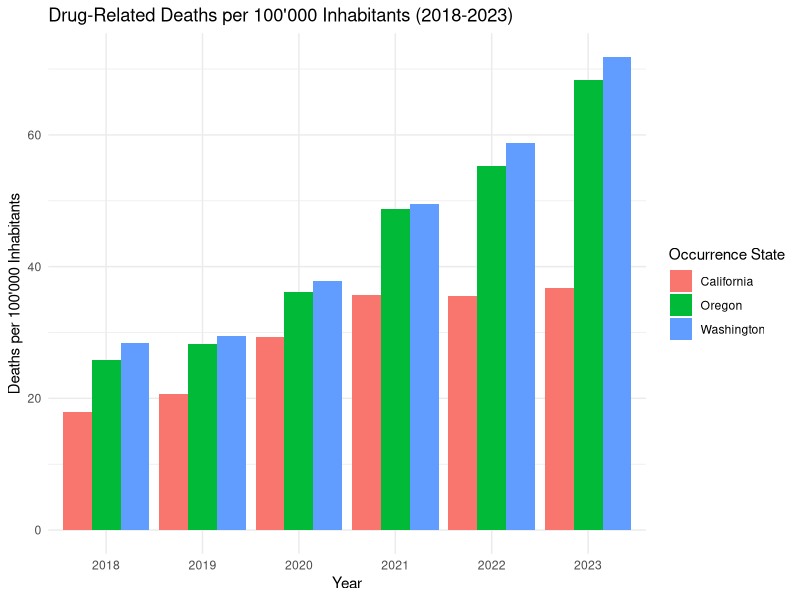
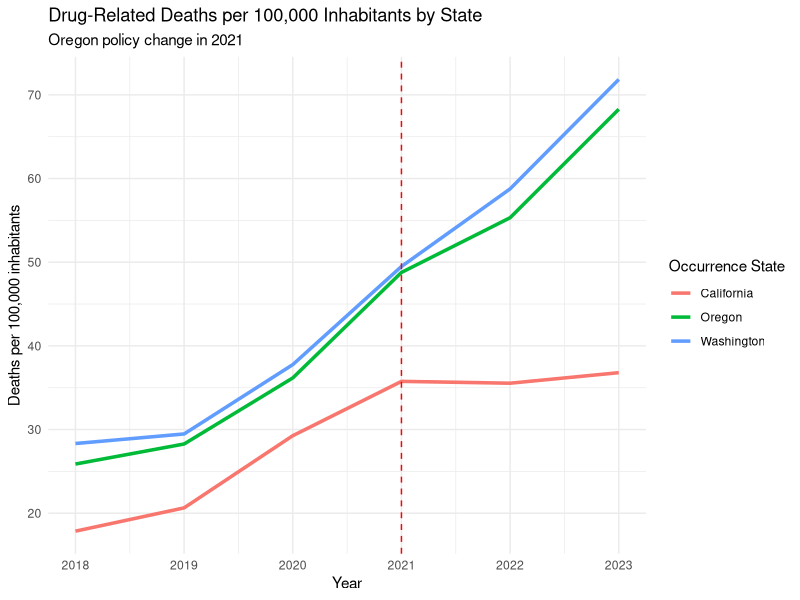
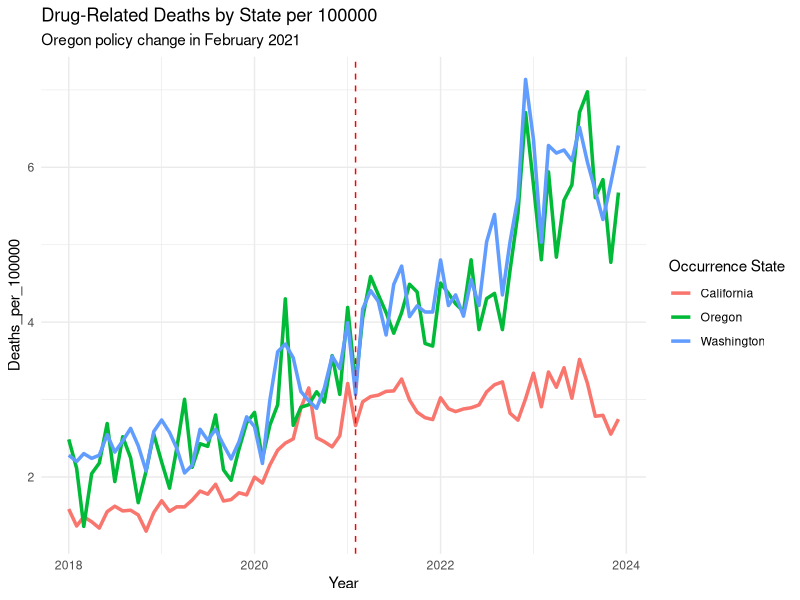
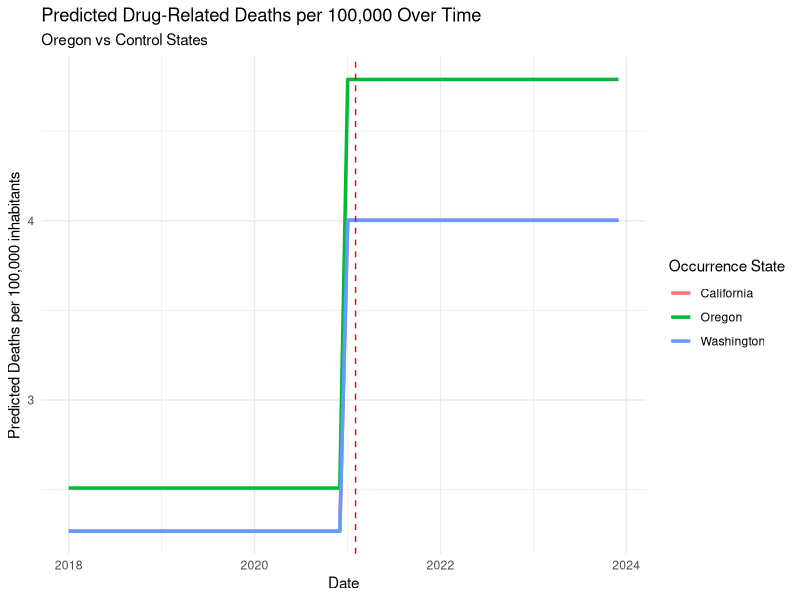
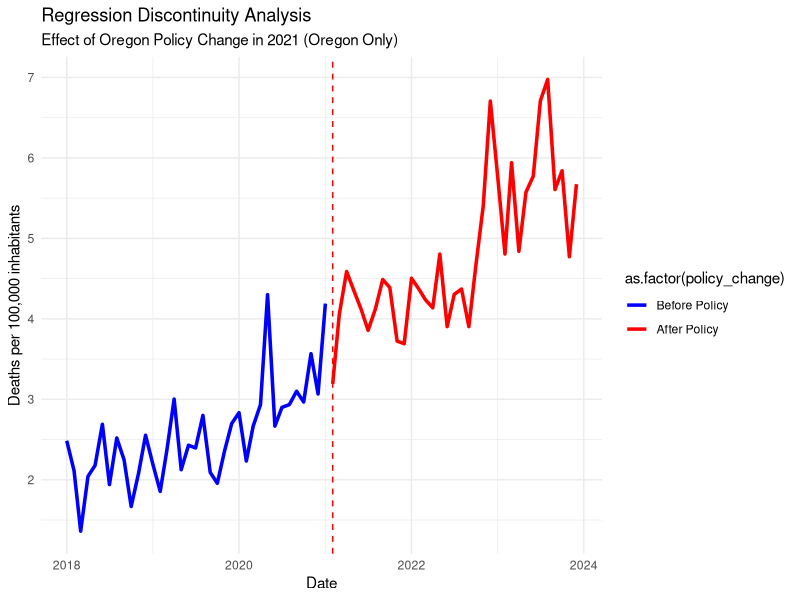
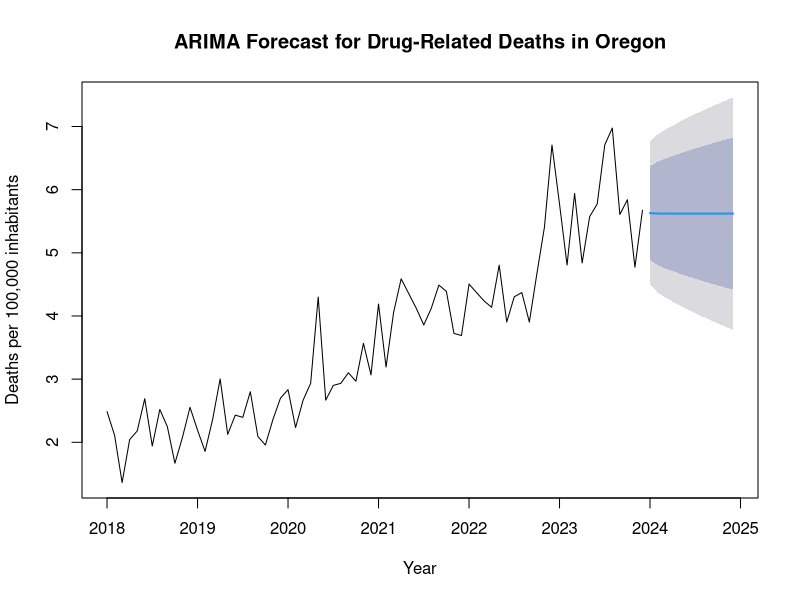
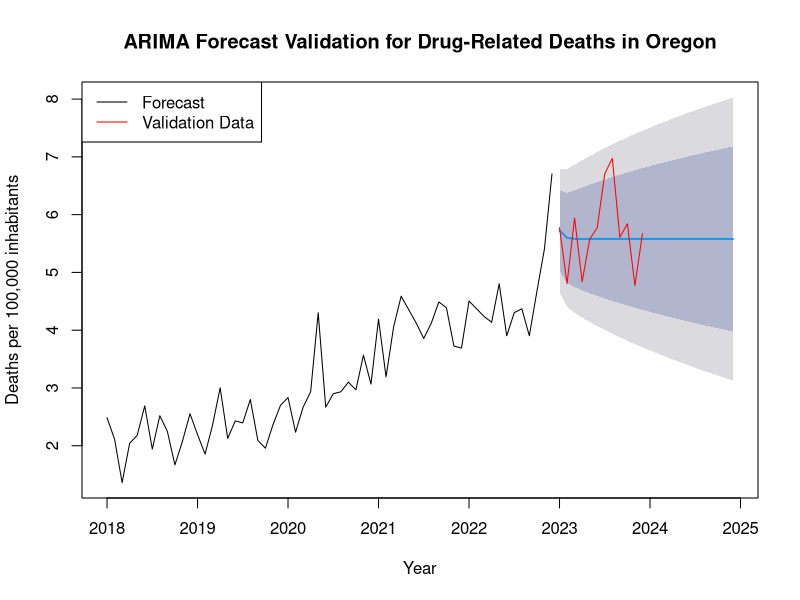
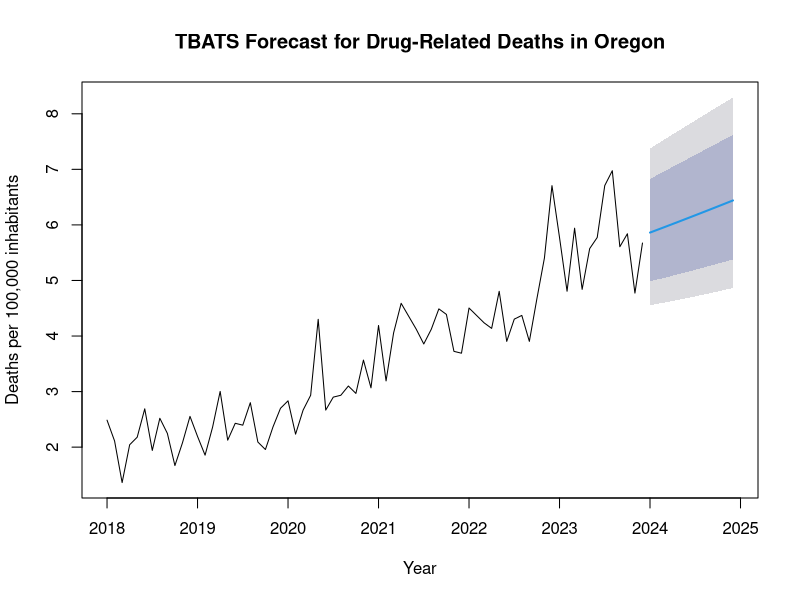

Recreate these plots in R, in order.
## ---- chunk 1
knitr::opts_chunk$set(echo = TRUE)
## ---- chunk 2
library(readxl)
library(dplyr)
library(zoo)
library(lubridate)
library(ggplot2)
library(tidyr)
library(lmtest)
library(sandwich)

#globally exclude code chunks from the output
knitr::opts_chunk$set(echo = FALSE)

#setting directory
#setwd(dirname(rstudioapi::getSourceEditorContext()$path))
getwd()
## ---- chunk 3
# load the relevant part of the Data set, exclude notes starting from row 4374
Data <- read_excel("data/Drug_related_Deaths_2018-2024.xlsx", n_max = 4374)


# Overview for the Data
head(Data, 10)
str(Data)

## ---- chunk 4
# Read population data from Excel file for each region

# Load the population data from the first range (D244:M244)
population_oregon_1 <- read_excel("data/Ca_Or_Wa Population 2010-23.xlsx", 
                                  sheet = "Oregon", 
                                  range = "D244:M244", 
                                  col_names = FALSE)  # Disable header reading

# Load the population data from the second range (Q244:T244)
population_oregon_2 <- read_excel("data/Ca_Or_Wa Population 2010-23.xlsx", 
                                  sheet = "Oregon", 
                                  range = "Q244:T244", 
                                  col_names = FALSE)  # Disable header reading

# Combine the two data frames (horizontally) into one row
population_oregon <- cbind(population_oregon_1, population_oregon_2)

# Manually set the column names (years 2010 to 2023)
colnames(population_oregon) <- 2010:2023



# Load the population data from the first range in California
population_california_1 <- read_excel("data/Ca_Or_Wa Population 2010-23.xlsx", 
                                  sheet = "California", 
                                  range = "D487:M487", 
                                  col_names = FALSE)  # Disable header reading

# Load the population data from the second range (Q487:T487)
population_california_2 <- read_excel("data/Ca_Or_Wa Population 2010-23.xlsx", 
                                  sheet = "California", 
                                  range = "Q487:T487", 
                                  col_names = FALSE)  # Disable header reading

# Combine the two data frames (horizontally) into one row
population_california <- cbind(population_california_1, population_california_2)

# Manually set the column names (years 2010 to 2023)
colnames(population_california) <- 2010:2023



# Load the population data from the first range in Washington
population_washington_1 <- read_excel("data/Ca_Or_Wa Population 2010-23.xlsx", 
                                  sheet = "Washington", 
                                  range = "D286:M286", 
                                  col_names = FALSE)  # Disable header reading

# Load the population data from the second range 
population_washington_2 <- read_excel("data/Ca_Or_Wa Population 2010-23.xlsx", 
                                  sheet = "Washington", 
                                  range = "Q286:T286", 
                                  col_names = FALSE)  # Disable header reading

# Combine the two data frames (horizontally) into one row
population_washington <- cbind(population_washington_1, population_washington_2)

# Manually set the column names (years 2010 to 2023)
colnames(population_washington) <- 2010:2023


# Combine population data into a single data frame with an added column for state
population_data <- bind_rows(
  population_oregon %>% mutate(State = "Oregon"),
  population_washington %>% mutate(State = "Washington"),
  population_california %>% mutate(State = "California")
)


# Remove the temporary variables from the environment
rm(population_oregon_1, population_oregon_2, population_washington_1, 
   population_washington_2, population_california_1, population_california_2,
   population_oregon, population_washington, population_california)

# Convert wide format to long format
population_data <- population_data %>%
  pivot_longer(cols = -State,    # All columns except 'State'
               names_to = "year",   # The new column for years
               values_to = "population_count")  # The new column for population counts

#Convert year column to numeric
population_data$year <- as.numeric(population_data$year)  

## ---- chunk 5

# look into Notes
unique(Data$Notes)

# only NA's so we delete this column
Data <- Data %>% select(-Notes)

# look into Dates
unique(Data$Month)

# Delete Row Sep., 2024 since the data is not complete
Data <- Data[Data$Month != "Sep., 2024 (provisional and partial)", ]

# Create column Provisional (TRUE/FALSE) based on the col Month '(provisional)'
Data$Provisional <- grepl("\\(provisional\\)", Data$Month)

# Delete " (provisional)" from the Date
####Data$Month <- gsub(" \\(provisional\\)", "", Data$Month)

# Convert into Date Variable
####Data$Month <- as.yearmon(Data$Month, format = "%b., %Y")
Data <- Data %>%
  #mutate(`Month` = as.yearmon(`Month Code`, format = "%Y/%m"))
    mutate(`Month` = ym(`Month Code`))


#### look into Deaths
#### Data$Deaths

# count of "Suppressed"
sum(Data$Deaths == "Suppressed")

# Some of the numbers are "Suppressed" this means that there are between 1 and 9 cases
# To use Deaths as a number we can leave them as NA's or substitute by a random number between 1 and 9

# Set seed for reproducibility if needed
set.seed(23)  

# Replace "Suppressed" in the Death column with a random number between 1 and 9
Data$Deaths <- ifelse(Data$Deaths == "Suppressed", sample(1:9, sum(Data$Deaths == "Suppressed"), replace = TRUE), Data$Deaths)
Data$Deaths <- as.numeric(Data$Deaths)

summary(Data)
sum(Data$Deaths == "Suppressed")
# Delete all columns that end on Code, they are duplicates of the other columns
Data <- Data[, !grepl("Code$", names(Data))]

# Filters the data to only include drug-induced deaths (removes alcohol-induced deaths)
Data <- Data %>% filter(`UCD - Drug/Alcohol Induced` == "Drug-induced causes")

glimpse(Data)
## ---- chunk 6

# Filter the data for each complete years 2018 to 2023 and make sure to use only durg induced cases
Data_18_23 <- Data %>%
  filter(`Month` >= ym("2018-01") & `Month` <= ym("2023-12"))

# Group the data by occurrence state and year, then sum deaths per year
Data_18_23 <- Data_18_23 %>%
  group_by(`Occurrence State`, year = year(`Month`)) %>%
  summarise(Deaths = sum(Deaths))

# Merge the death data with population data by state and year
Data_with_population <- Data_18_23 %>%
  left_join(population_data, by = c("Occurrence State" = "State", "year" = "year"))

# Calculate deaths per 100,000 inhabitants for each year
Data_with_population <- Data_with_population %>%
  mutate(Deaths_per_100000 = (Deaths / population_count) * 100000)


# Plot the number of deaths per 10,000 inhabitants for each year and state
ggplot(Data_with_population, aes(x = factor(year), y = Deaths_per_100000, fill = `Occurrence State`)) +
  geom_bar(stat = "identity", position = "dodge") +
  labs(title = "Drug-Related Deaths per 100'000 Inhabitants (2018-2023)",
       x = "Year",
       y = "Deaths per 100'000 Inhabitants") +
  theme_minimal()


# Plot the trends over time for each state per year
ggplot(Data_with_population, aes(x = year, y = Deaths_per_100000, color = `Occurrence State`)) +
  geom_line(linewidth = 1.2) +
  geom_vline(xintercept = 2021, linetype = "dashed", color = "red") +  # Mark the policy change
  labs(title = "Drug-Related Deaths per 100,000 Inhabitants by State",
       subtitle = "Oregon policy change in 2021",
       x = "Year", y = "Deaths per 100,000 inhabitants") +
  theme_minimal()
## ---- chunk 7

# Filter the data for each complete month in 2018 to 2023 
Data_monthly <- Data %>%
  filter(`Month` >= ym("2018-01") & `Month` <= ym("2023-12"))

# Group the data by occurrence state and month, then sum deaths per month
Data_monthly <- Data_monthly %>%
  group_by(`Occurrence State`, year = year(`Month`), month = month(`Month`)) %>%
  summarise(Deaths = sum(Deaths))


# Merge the death data with population data by state and year
Data_monthly <- Data_monthly %>%
  left_join(population_data, by = c("Occurrence State" = "State", "year" = "year"))

# Calculate deaths per 100,000 inhabitants for each year
Data_monthly <- Data_monthly  %>%
  mutate(Deaths_per_100000 = (Deaths / population_count) * 100000)


# Create 'treatment' and 'post_policy' variables
Data_monthly <- Data_monthly %>%
  mutate(
    treatment = ifelse(`Occurrence State` == "Oregon", 1, 0),  # 1 for Oregon, 0 for California/Washington
    post_policy = ifelse(year >= 2021, 1, 0),  # 1 for years 2021 and later
    interaction = treatment * post_policy  # Interaction term for DiD
  )

# Create a new date column by combining year and month
Data_monthly <- Data_monthly %>%
  mutate(date = ym(paste(year, month, sep = "-")))  # Combine year and month into a date


# Difference-in-Differences (DiD) regression model with Deaths_per_100000

did_model <- lm(Deaths_per_100000 ~ treatment + post_policy + interaction, data = Data_monthly)
summary(did_model)

# Robust standard errors to handle heteroscedasticity
coeftest(did_model, vcov = vcovHC(did_model, type = "HC1"))

## ---- chunk 8

# Plot the trends over time for each state
ggplot(Data_monthly, aes(x = date, y = Deaths_per_100000, color = `Occurrence State`)) +
  geom_line(linewidth = 1.2) +
  geom_vline(xintercept = as.Date("2021-02-01"), linetype = "dashed", color = "red") +  # Mark the policy change
  labs(title = "Drug-Related Deaths by State per 100000",
       subtitle = "Oregon policy change in February 2021",
       x = "Year", y = "Deaths_per_100000") +
  theme_minimal()


# Generate predicted values based on the model
Data_monthly$predicted <- predict(did_model, newdata = Data_monthly)

# Visualize the predicted trends
ggplot(Data_monthly, aes(x = date, y = predicted, color = `Occurrence State`)) +
  geom_line(linewidth = 1.2) +
  geom_vline(xintercept = as.Date("2021-02-01"), linetype = "dashed", color = "red") +  # Mark the policy change
  labs(title = "Predicted Drug-Related Deaths per 100,000 Over Time",
       subtitle = "Oregon vs Control States",
       x = "Date", y = "Predicted Deaths per 100,000 inhabitants") +
  theme_minimal()
## ---- chunk 9
# Regression Discontinuity Analysis: To further validate the DiD results

# Filter the data for the entire period from 2018 to 2023
Data_RD <- Data_monthly %>%
  filter(date >= as.Date("2018-01-01") & date <= as.Date("2023-12-01") & `Occurrence State` == "Oregon")

# Create a binary variable for the policy change
Data_RD <- Data_RD %>%
  mutate(policy_change = ifelse(date >= as.Date("2021-02-01"), 1, 0))

# Fit a regression model to estimate the effect of the policy change
rd_model <- lm(Deaths_per_100000 ~ policy_change, data = Data_RD)
summary(rd_model)

# Robust standard errors to handle heteroscedasticity
coeftest(rd_model, vcov = vcovHC(rd_model, type = "HC1"))

# Plot the regression discontinuity analysis
ggplot(Data_RD, aes(x = date, y = Deaths_per_100000, color = as.factor(policy_change))) +
  geom_line(linewidth = 1.2) +
  geom_vline(xintercept = as.Date("2021-02-01"), linetype = "dashed", color = "red") +  # Mark the policy change
  # Legend
  scale_color_manual(values = c("0" = "blue", "1" = "red"), labels = c("Before Policy", "After Policy")) +
  labs(title = "Regression Discontinuity Analysis",
       subtitle = "Effect of Oregon Policy Change in 2021 (Oregon Only)",
       x = "Date", y = "Deaths per 100,000 inhabitants") +
  theme_minimal()

## ---- chunk 10
# Make a Difference-in-Differences model for the years 2018-2020 as a placebo test
Data_placebo <- Data_monthly %>%
  filter(date >= as.Date("2018-01-01") & date <= as.Date("2020-12-01"))

# Create 'treatment' and 'post_policy' variables for the placebo test
Data_placebo <- Data_placebo %>%
  mutate(
    treatment = ifelse(`Occurrence State` == "Oregon", 1, 0),  # 1 for Oregon, 0 for California/Washington
    post_policy = ifelse(year >= 2019, 1, 0),  # 1 for years 2019 and later
    interaction = treatment * post_policy  # Interaction term for DiD
  )

# Difference-in-Differences (DiD) model for the placebo test
did_model_placebo <- lm(Deaths_per_100000 ~ treatment + post_policy + interaction, data = Data_placebo)
summary(did_model_placebo)

# Robust standard errors for the placebo test
coeftest(did_model_placebo, vcov = vcovHC(did_model_placebo, type = "HC1"))
## ---- chunk 11
# Time-Series Forecasting: ARIMA Model
if (!require(forecast)) {
  install.packages("forecast")
  library(forecast)
}
# Extract the time series data for Oregon
Data_oregon <- Data_monthly %>%
  filter(`Occurrence State` == "Oregon") %>%
  select(date, Deaths_per_100000)

# Create a time series object
oregon_ts <- ts(Data_oregon$Deaths_per_100000, start = c(2018, 1), frequency = 12)

# Fit an ARIMA model to the time series data
arima_model <- arima(oregon_ts, order = c(1, 1, 1))

# Generate forecasts for the next 12 months
forecast_values <- forecast(arima_model, h = 12)

# Plot the observed data and forecasted values
plot(forecast_values, main = "ARIMA Forecast for Drug-Related Deaths in Oregon",
     xlab = "Year", ylab = "Deaths per 100,000 inhabitants")
## ---- chunk 12
# Cross-Validation: Validate the ARIMA model with part of the data
# Split the data into training (2018-2022) and validation (2023-2024) sets
training_data <- window(oregon_ts, start = c(2018, 1), end = c(2022, 12))
validation_data <- window(oregon_ts, start = c(2023, 1), end = c(2024, 12))

# Fit the ARIMA model to the training data
arima_model_cv <- arima(training_data, order = c(1, 1, 1))

# Generate forecasts for the validation period
forecast_values_cv <- forecast(arima_model_cv, h = 24)

# Plot the observed data, forecasted values, and validation data
plot(forecast_values_cv, main = "ARIMA Forecast Validation for Drug-Related Deaths in Oregon",
     xlab = "Year", ylab = "Deaths per 100,000 inhabitants")
lines(validation_data, col = "red")
legend("topleft", legend = c("Forecast", "Validation Data"), col = c("black", "red"), lty = 1)


## ---- chunk 13
# Extract the time series data for Oregon
Data_oregon <- Data_monthly %>%
  filter(`Occurrence State` == "Oregon") %>%
  select(date, Deaths_per_100000)

# Create a time series object
oregon_ts <- ts(Data_oregon$Deaths_per_100000, start = c(2018, 1), frequency = 12)

# Fit a TBATS model to the time series data
tbats_model <- tbats(oregon_ts)

# Generate forecasts for the next 12 months
forecast_values_tbats <- forecast(tbats_model, h = 12)

# Plot the observed data and forecasted values

plot(forecast_values_tbats, main = "TBATS Forecast for Drug-Related Deaths in Oregon",
     xlab = "Year", ylab = "Deaths per 100,000 inhabitants")
     
